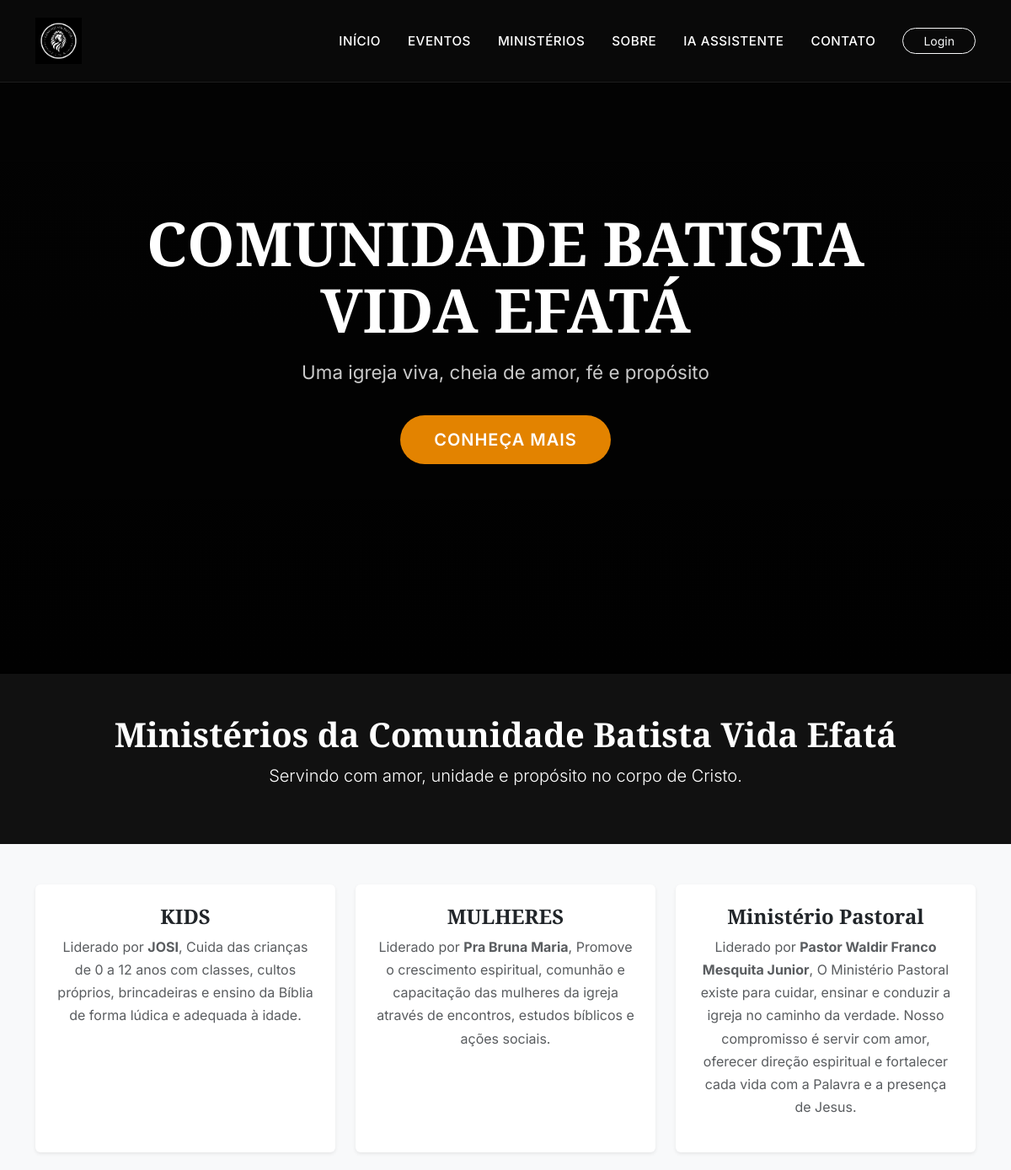
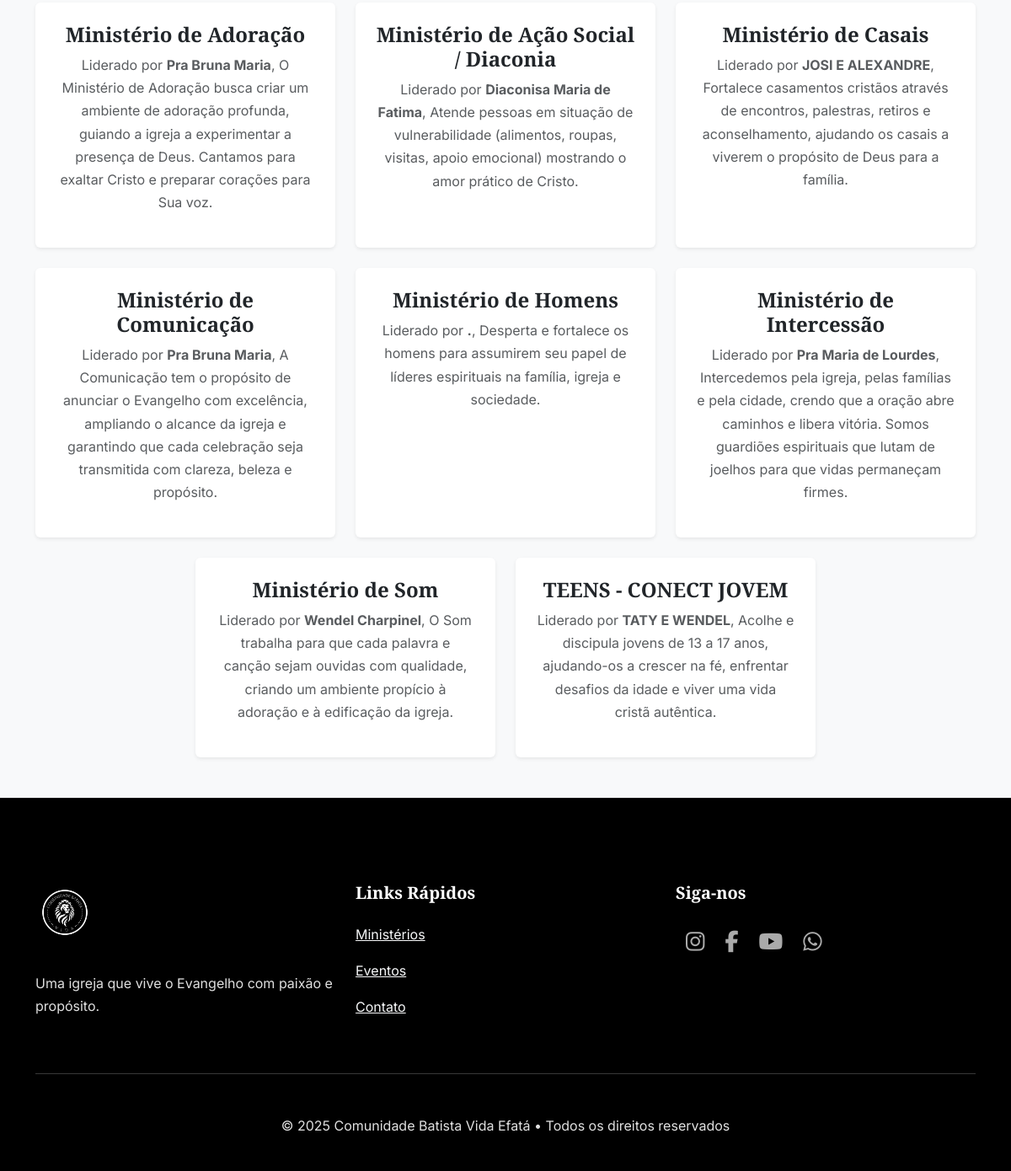
The page /ministerios on the database its author committed (2 pictures, top to bottom).
### app.py (models this page shows, shortened)
class Ministerio(db.Model):
    __tablename__ = 'ministerio'
    id = db.Column(db.Integer, primary_key=True)
    nome = db.Column(db.String(100), nullable=False)
    lider = db.Column(db.String(100), nullable=False)
    descricao = db.Column(db.Text, nullable=False)

### app.py (the view)
@app.route('/ministerios')
def ministerios():
    ministerios = Ministerio.query.order_by(Ministerio.nome).all()
    return render_template('public/ministerios.html', ministerios=ministerios)

### app.py (called while the page is built)
@app.context_processor
def inject_now():
    return {'now': datetime.utcnow()}

### templates/public/ministerios.html (shortened to what this page needs)
{% extends "base.html" %}
{% block content %}
<section class="text-center py-5" style="background-color: #111; color: white;">
    <div class="container">
        <h1 class="fw-bold">Ministérios da Comunidade Batista Vida Efatá</h1>
        <p class="lead">Servindo com amor, unidade e propósito no corpo de Cristo.</p>
    </div>
</section>
<section class="py-5 bg-light">
    <div class="container">
        <div class="row g-4 justify-content-center">
            {% for m in ministerios %}
            <div class="col-md-4">
                <div class="card border-0 shadow-sm text-center p-4 h-100">
                    <h4 class="fw-bold text-dark">{{ m.nome }}</h4>
                    <p class="text-muted">Liderado por <strong>{{ m.lider }}</strong>, {{ m.descricao }}</p>
                </div>
            </div>
            {% else %}
            <div class="col-12 text-center">
                <p class="text-muted">Nenhum ministério cadastrado.</p>
            </div>
            {% endfor %}
        </div>
    </div>
</section>
{% endblock %}

### templates/base.html (style rules this page uses)
:root { --cor-primaria: #e38300; --cor-secundaria: #ffffff; --cor-fundo: #0a0a0a; --cor-texto: #e0e0e0; --cor-cinza: #333; }
body { font-family: 'Inter', sans-serif; background-color: var(--cor-fundo); color: var(--cor-texto); line-height: 1.7; font-weight: 400; }
h1, h2, h3, h4, h5, h6 { font-family: 'Playfair Display', serif; font-weight: 700; color: white; }
section { padding: 120px 0; }

### rows shown on the page
Ministerio: nome "KIDS", lider "JOSI", descricao "Cuida das crianças de 0 a 12 anos com classes, cultos próprios, brincadeiras e ensino da Bíblia de forma lúdica e adequada à idade."
Ministerio: nome "MULHERES", lider "Pra Bruna Maria", descricao "Promove o crescimento espiritual, comunhão e capacitação das mulheres da igreja através de encontros, estudos bíblicos e ações sociais."
Ministerio: nome "Ministério Pastoral", lider "Pastor Waldir Franco Mesquita Junior", descricao "O Ministério Pastoral existe para cuidar, ensinar e conduzir a igreja no caminho da verdade. Nosso compromisso é servir com amor, oferecer direção espiritual e fortalecer cada vida com a Palavra e a presença de Jesus."
Ministerio: nome "Ministério de Adoração", lider "Pra Bruna Maria", descricao "O Ministério de Adoração busca criar um ambiente de adoração profunda, guiando a igreja a experimentar a presença de Deus. Cantamos para exaltar Cristo e preparar corações para Sua voz."
Ministerio: nome "Ministério de Ação Social / Diaconia", lider "Diaconisa Maria de Fatima", descricao "Atende pessoas em situação de vulnerabilidade (alimentos, roupas, visitas, apoio emocional) mostrando o amor prático de Cristo."
Ministerio: nome "Ministério de Casais", lider "JOSI E ALEXANDRE", descricao "Fortalece casamentos cristãos através de encontros, palestras, retiros e aconselhamento, ajudando os casais a viverem o propósito de Deus para a família."
Ministerio: nome "Ministério de Comunicação", lider "Pra Bruna Maria", descricao "A Comunicação tem o propósito de anunciar o Evangelho com excelência, ampliando o alcance da igreja e garantindo que cada celebração seja transmitida com clareza, beleza e propósito."
Ministerio: nome "Ministério de Homens", lider ".", descricao "Desperta e fortalece os homens para assumirem seu papel de líderes espirituais na família, igreja e sociedade."
Ministerio: nome "Ministério de Intercessão", lider "Pra Maria de Lourdes", descricao "Intercedemos pela igreja, pelas famílias e pela cidade, crendo que a oração abre caminhos e libera vitória. Somos guardiões espirituais que lutam de joelhos para que vidas permaneçam firmes."
Ministerio: nome "Ministério de Som", lider "Wendel Charpinel", descricao "O Som trabalha para que cada palavra e canção sejam ouvidas com qualidade, criando um ambiente propício à adoração e à edificação da igreja."
Ministerio: nome "TEENS - CONECT JOVEM", lider "TATY E WENDEL", descricao "Acolhe e discipula jovens de 13 a 17 anos, ajudando-os a crescer na fé, enfrentar desafios da idade e viver uma vida cristã autêntica."
